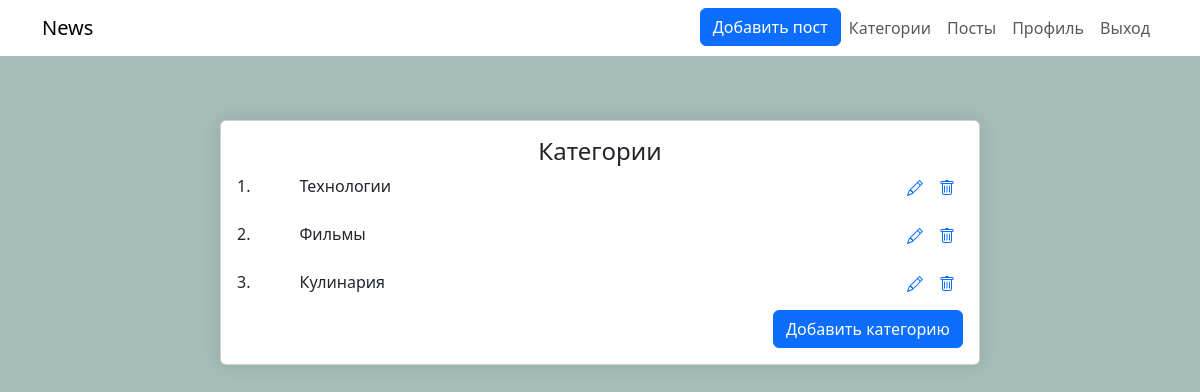
The page /admin/category (signed in) on the database its author committed.
### models.py (models this page shows, shortened)
class Category(db.Model):
    id = db.Column(db.Integer, primary_key=True)
    name = db.Column(db.String(100), nullable=False)
    posts = db.relationship('Post', backref='category', cascade='all, delete')

### adminpanel/admin.py (the view)
@admin.route("/category")
@login_required
def category():
    forms = {'post': {'add': AddPostForm()},
             'category': {'add': EditCategoryForm(),
                          'edit': EditCategoryForm(),
                          'delete': DeleteCategoryForm()}}
    add_category_choices(forms['post']['add'])
    l_form = {}
    categories = Category.query.all()
    open_modal_add_cat = request.cookies.get('open_modal_add_cat')
    resp = make_response(render_template("adminPanel/category.html", menu=menu, forms=forms,
                                         l_form=l_form, categories=categories,
                                         open_modal_add_cat=open_modal_add_cat, title='Категории'))
    resp.delete_cookie('open_modal_add_cat')
    return resp

### adminpanel/admin.py (called while the page is built)
def add_category_choices(form):
    form.category.choices = [("", "Выберите категорию")]
    form.category.choices += ([(option.id, option.name) for option in Category.query.all()])

### main.py (called while the page is built)
@login.user_loader
def load_user(user_id):
    return db.session.get(User, user_id)

### adminpanel/templates/adminpanel/category.html (shortened to what this page needs)
{% extends 'adminpanel/base.html' %}
{% block content %}
<div class="news-container">
        <div class="card m-auto">
            <div class="card-body">
                <h4 class="card-title  text-center">Категории</h4>
                {%for category in categories%}
                    <div class="row mt-2">
                        <div class="col-1">
                            <p>{{category.id}}.</p>
                        </div>
                        <div class="col-9">
                            <p style="cursor: pointer;" onclick='link_edit_cat{{category.id}}.click()'>{{category.name}}</p>
                        </div>
                        <div class="col-2">
                            <p  class="card-text d-flex">
                                <a class="edit px-2 ms-auto" href="" data-bs-toggle="modal" id="link_edit_cat{{category.id}}" data-bs-target="#EditCatModal{{category.id}}">
                                </a>
                                <a class="edit px-2" href="" data-bs-toggle="modal" id="link_delete_cat{{category.id}}" data-bs-target="#DeleteCatModal{{category.id}}">
                                </a>
                            </p>
                        </div>
                    </div>
                {%endfor%}
                <div class="d-grid gap-2 d-md-flex justify-content-md-end">
                <button type="button" class="btn btn-primary profile-button" data-bs-toggle="modal" data-bs-target="#AddModal" id="btn_add_cat">Добавить категорию</button>
                </div>
            </div>
        </div>
    </div>
{% endblock %}

### adminpanel/static/css/style.css (style rules this page uses)
body { background-color: #a4bdb7 !important; color: #000; }
.news-container { max-width: 800px; margin: 0 auto; margin-top:100px; padding: 20px; }
.card { box-shadow: 0 0 20px rgba(0,0,0,0.1); }

### rows shown on the page
Category: id "1", name "Технологии"
Category: id "2", name "Фильмы"
Category: id "3", name "Кулинария"

### other values the page prints
{{ elem.name }} "Добавить пост"
{{ elem.name }} "Категории" "Посты" "Профиль"
